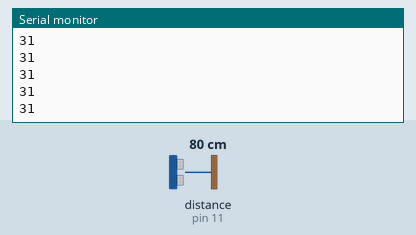
The sketch below on a simulated Arduino Uno, built with avr-gcc and run on an emulated ATmega328P. Shown: the last lines printed to the serial monitor. Wiring (inferred from the names in the program): ultrasonic range finder: trigger pin 11; echo pin 11. The inputs (shaded band) are chosen by the test bench; at power-on: distance to the obstacle (sensor on pin 11) 80 cm. The echo pulse lasts 58.3 µs per cm.

Above: at 1.2 s.
1.3 s: distance to the obstacle (sensor on pin 11) set to 2 cm
At 1.6 s:
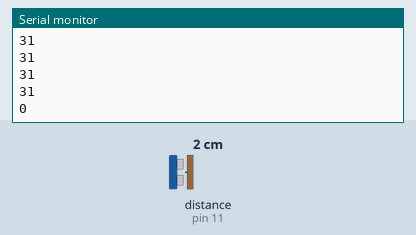
2.8 s: distance to the obstacle (sensor on pin 11) set to 4 cm
At 2.8 s:
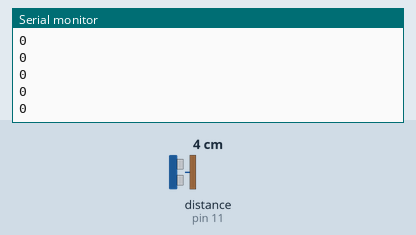
Timing chart, 0 to 5.8 s (numbered marks = the images above; inputs shaded):
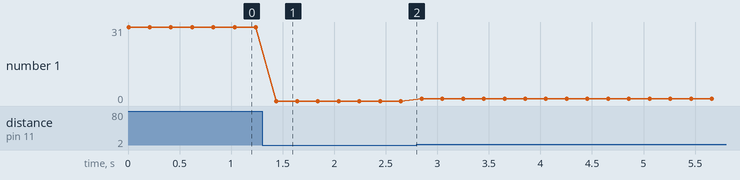

The sketch:

PingDistanceMeter.ino
```cpp
//PING PARALLAX DISTANCE SENSOR

const int pingPin = 11;
unsigned int duration, inches;


void setup() {
  // put your setup code here, to run once:
  Serial.begin(9600);
}


void loop() {
  // put your main code here, to run repeatedly:
  pinMode(pingPin, OUTPUT);
  digitalWrite(pingPin, LOW);
  delayMicroseconds(2);
  digitalWrite(pingPin, HIGH);
  delayMicroseconds(5);
  digitalWrite(pingPin, LOW);
  pinMode(pingPin, INPUT);
  duration = pulseIn(pingPin, HIGH);
  inches = duration /74/2;
  Serial.println(inches);
  delay(200);


}
```

Measured:
- after the input at 1.3 s, the serial monitor: prints a new line after 0.14 s (image 1)
- plotted number 1: 31 → 0 after the input at 1.3 s, 0 → 1 after the input at 2.8 s
